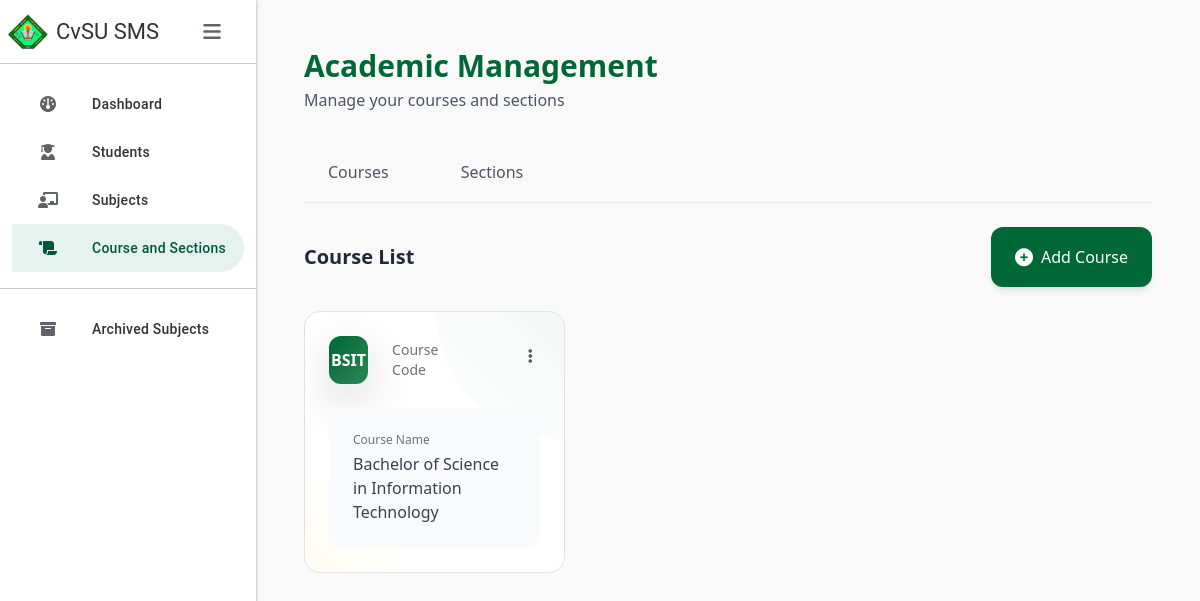
Page /courses/ on the committed database.
### SMSapp/models.py (models this page shows, shortened)
class Course(models.Model):
    course_abv = models.CharField(max_length=10, primary_key=True)
    course_name = models.CharField(max_length=100)

### SMSapp/views.py (the view)
# urls.py: path('courses/', views.courses, name='courses'),
def courses(request):
    courses = Course.objects.all()
    sections = Section.objects.select_related('course').all()
    context = {
        'courses': courses,
        'sections': sections,
    }
    return render(request, 'courses.html', context)

### SMSapp/templates/courses.html (shortened to what this page needs)
{% extends 'base.html' %}
{% load static %}
{% block content %}
<div class="p-6 min-h-screen">
    <div class="flex justify-between items-center mb-8">
        <div>
            <h2 class="text-3xl font-bold text-[#006837]">Academic Management</h2>
            <p class="text-gray-600 mt-1">Manage your courses and sections</p>
        </div>
    </div>
    <div class="mb-6 border-b border-gray-200">
        <div class="flex gap-4">
            <button id="coursesTab"
                    onclick="switchTab('courses')"
                    class="px-6 py-3 font-medium text-gray-600 border-b-2 border-transparent hover:text-[#006837] tab-active">
                Courses
            </button>
            <button id="sectionsTab"
                    onclick="switchTab('sections')"
                    class="px-6 py-3 font-medium text-gray-600 border-b-2 border-transparent hover:text-[#006837]">
                Sections
            </button>
        </div>
    </div>
    <div id="coursesContent" class="tab-content">
        <div class="flex justify-between items-center mb-6">
            <h3 class="text-xl font-semibold text-gray-800">Course List</h3>
            <button type="button"
                    class="group px-6 py-3 bg-[#006837] hover:bg-[#2d8653] text-white rounded-xl transition-all duration-200 flex items-center gap-2 shadow-md hover:shadow-xl"
                    onclick="openModal('addCourseModal')">
                <i class="fas fa-plus-circle text-lg"></i>
                <span class="font-medium">Add Course</span>
            </button>
        </div>
        <div class="grid grid-cols-1 md:grid-cols-2 lg:grid-cols-3 gap-8">
            {% for course in courses %}
            <div class="relative group bg-white rounded-2xl overflow-hidden transition-all duration-300 hover:-translate-y-1 border border-gray-100 hover:shadow-[0_20px_35px_-10px_rgba(0,104,55,0.1)]">
                <div class="absolute top-6 right-6 z-50">
                    <button type="button"
                            class="p-2 rounded-full transition-colors relative"
                            onclick="event.preventDefault(); toggleDropdown(this)">
                        <i class="fas fa-ellipsis-v text-gray-600"></i>
                    </button>
                </div>
                <div class="p-6 relative">
                    <div class="absolute top-0 right-0 w-32 h-32 bg-gradient-to-bl from-[#006837]/5 to-transparent rounded-bl-full"></div>
                    <div class="mb-6 relative z-10 pr-20">
                        <div class="flex items-center gap-4">
                            <div class="w-12 h-12 rounded-xl bg-gradient-to-br from-[#006837] to-[#2d8653] flex items-center justify-center text-white font-bold shadow-lg transform group-hover:scale-110 transition-all duration-300">
                                {{ course.course_abv}}
                            </div>
                            <div>
                                <p class="text-sm text-gray-500">Course Code</p>
                            </div>
                        </div>
                    </div>
                    <div class="relative z-10">
                        <div class="p-4 rounded-xl bg-gray-50 group-hover:bg-green-50/50 transition-colors">
                            <p class="text-xs text-gray-500">Course Name</p>
                            <p class="font-medium text-gray-700 mt-1">{{ course.course_name }}</p>
                        </div>
                    </div>
                </div>
            </div>
            {% endfor %}
        </div>
    </div>
</div>
{% endblock %}

### SMSapp/templates/base.html (style rules this page uses)
:root { --gc-primary: #00563F; --gc-secondary: #E6F2EE; --gc-text: #333333; --gc-border: #CCCCCC; --gc-hover: #F5F9F7; --sidebar-width: 256px; --sidebar-collapsed-width: 72px; }
body { background-color: #f9f9f9; overflow-x: hidden; }

### SMSapp/templates/courses.html (style rules this page uses)
.tab-active { @apply border-[#006837] text-[#006837]; }

### rows in the picture
Course: course_abv "BSIT", course_name "Bachelor of Science in Information Technology"
